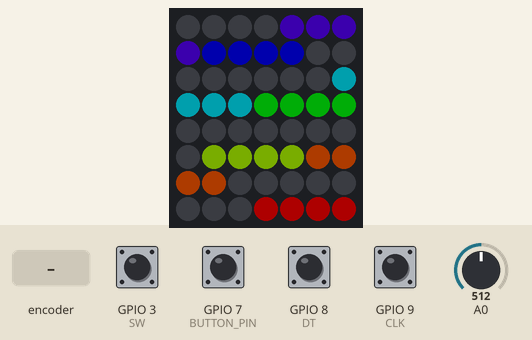
This sketch was run on a simulated ESP8266 (NodeMCU). On the bench: 7×8 RGB LED matrix (first LED top left, wired row by row). Inputs (shaded band) come from the test bench; at power-on: GPIO 3 (SW), GPIO 7 (BUTTON_PIN), GPIO 8 (DT), GPIO 9 (CLK) HIGH, A0 = 512. Dim RGB values are drawn brighter than linear.

Above: at 1.2 s.
1.3 s: A0 set to 895
At 2.3 s:
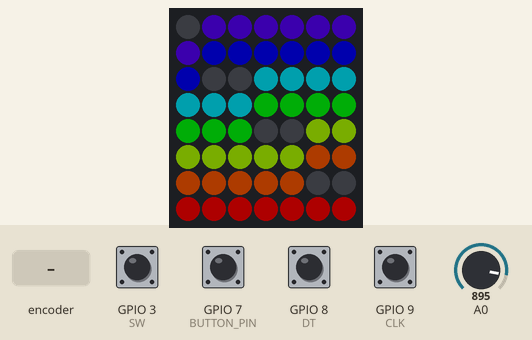
2.8 s: A0 set to 923
At 3.3 s:
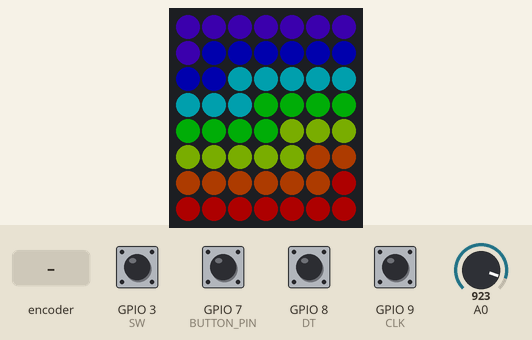
4.3 s: GPIO 7 (BUTTON_PIN) pulled LOW for 0.15 s
At 5.5 s:
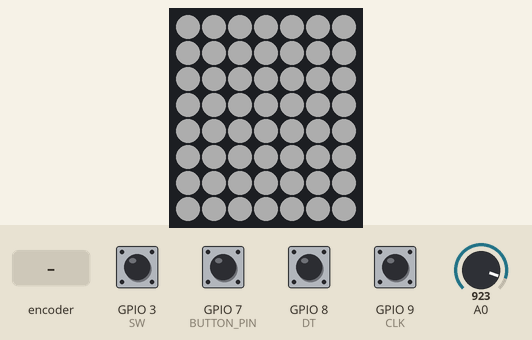
5.9 s: GPIO 7 (BUTTON_PIN) pulled LOW for 1 s
At 6.8 s:
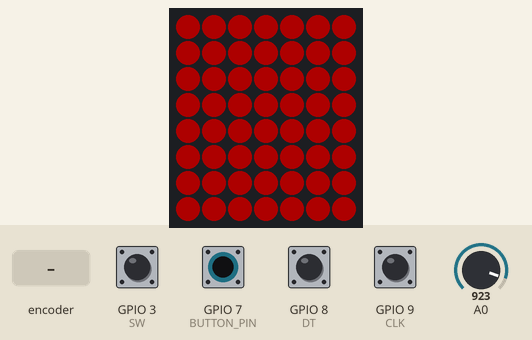
8.4 s: rotary encoder on GPIO 9 (CLK) / GPIO 8 (DT) turned 3 steps (first pin leading)
10.5 s: rotary encoder on GPIO 9 (CLK) / GPIO 8 (DT) turned 3 steps (first pin leading)
At 12.3 s:
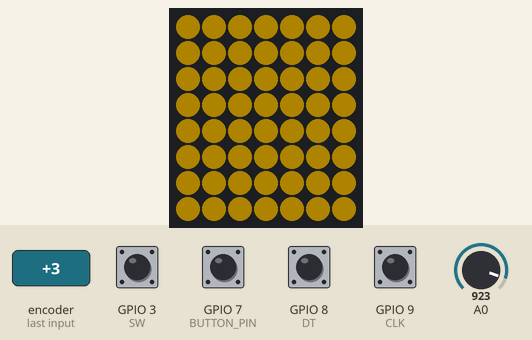
Timing chart, 0 to 13.6 s (numbered marks = the images above; inputs shaded):
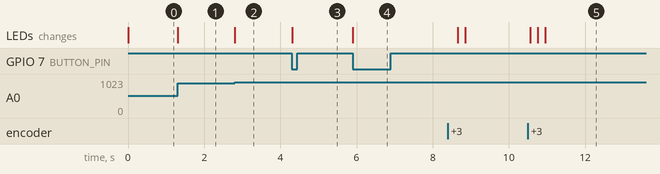

The sketch:

spectrumAnalyser_V3.ino
```cpp
// (Heavily) adapted from https://github.com/G6EJD/ESP32-8266-Audio-Spectrum-Display/blob/master/ESP32_Spectrum_Display_02.ino
// Adjusted to allow brightness changes on press+hold, Auto-cycle for 3 button presses within 2 seconds
// Edited to add Neomatrix support for easier compatibility with different layouts.


//-----------LED-STRip-------
#include "FastLED.h"
#include <Adafruit_NeoPixel.h>
#ifdef __AVR__
 #include <avr/power.h> // Required for 16 MHz Adafruit Trinket
#endif
#define LED_PIN    6
#define LED_COUNT  56
Adafruit_NeoPixel strip(LED_COUNT, LED_PIN, NEO_GRBW + NEO_KHZ800);

//-------RENDER----------
float sensitivity = 1;//{ 2.1, 1.9, 1.7, 1.3, 1.2, 1.1, 1, 1.1};
uint32_t colorPerBand[] = {strip.Color(171, 0, 255), strip.Color(0,34,255), strip.Color(0,247,255), strip.Color(0,255,77),
                           strip.Color(222,255,0), strip.Color(255,171,0), strip.Color(255,26,0), strip.Color(255,0,137)} ;
#define AMPLITUDE       150  //250 //1000        // Depending on your audio source level, you may need to alter this value. Can be used as a 'sensitivity' control.
#define NUM_BANDS       7           // To change this, you will need to change the bunch of if statements describing the mapping from bins to bands

const uint8_t kMatrixWidth = 7;                          // Matrix width
const uint8_t kMatrixHeight = 8;
#define TOP  9 //            (kMatrixHeight - 0)   // Matrix height
// Sampling and FFT stuff
byte peak[] = {0,0,0,0,0,0,0,0,0,0,0,0,0,0,0,0};              // The length of these arrays must be >= NUM_BANDS
int oldBarHeights[] = {0,0,0,0,0,0,0,0,0,0,0,0,0,0,0,0};
int bandValues[] = {0,0,0,0,0,0,0,0,0,0,0,0,0,0,0,0};

//-------BUTTON-------------
#define BUTTON_PIN   7
bool buttonPressed_thisLoop = false;
bool lastButtonState = false;

//--------MSGEQ7-----------------
int analogPin = 0; // read from multiplexer using analog input 0
int strobePin = 4; // strobe is attached to digital pin 4              WAS INITIALLY 2
int resetPin = 2; // reset is attached to digital pin 3
int spectrumValue[7]; // to hold a2d values

//-----------Rotary-Encoder-----
#define CLK 9
#define DT 8
#define SW 3
int currentStateCLK;
int lastStateCLK;
int RotaryPosChange = 0;
bool Rotary_button_Pressed = false;

//---------STATE_LOGIC-------
int curState = 0;
#define lastState  2
#define analyser_state  0

#define naturalLigh_state 1
double whitePercent = 0;
//todo: refactor to enum

#define solidColor_state 2
int hue = 0;
#define maxHue 65535

//-------------debug-------------
String output = "";
String outpIntensStr;


void setup() {
//-----Debug-----
  //Serial.begin(9600);

//-----LED-STRIP---------

  strip.begin();           // INITIALIZE NeoPixel strip object (REQUIRED)
  strip.show();            // Turn OFF all pixels ASAP
  strip.setBrightness(50); // Set BRIGHTNESS to about 1/5 (max = 255) //100
//-----MSGEQ7-------------
  pinMode(analogPin, INPUT); //MSGEQ7 shit
  pinMode(strobePin, OUTPUT);
  pinMode(resetPin, OUTPUT);
  analogReference(DEFAULT );
  digitalWrite(resetPin, LOW);
  digitalWrite(strobePin, HIGH);
//-----Button------------
  pinMode(BUTTON_PIN, INPUT);
  digitalWrite(BUTTON_PIN, HIGH);
//-----Rotary-Encoder-----
  pinMode(CLK, INPUT);   // Set encoder pins as inputs
  pinMode(DT, INPUT);
  pinMode(SW, INPUT_PULLUP);
  lastStateCLK = digitalRead(CLK);  // Read the initial state of CLK
}


bool buttonPressedThisFrame(){
  bool result = false;
  if(digitalRead(BUTTON_PIN) == LOW and lastButtonState == false){
    result = true;
  }

  lastButtonState = (digitalRead(BUTTON_PIN) == LOW);
  return result;
  }

void getRotaryChanges(){
  currentStateCLK = digitalRead(CLK);  // Read the current state of CLK
  if (currentStateCLK != lastStateCLK  && currentStateCLK == 1) {
    if (digitalRead(DT) != currentStateCLK) {
      RotaryPosChange = 1;;
    } else {
      RotaryPosChange = -1;;
    }
  }
  else{ RotaryPosChange = 0;}
  lastStateCLK = currentStateCLK;

  Rotary_button_Pressed = (digitalRead(SW) == LOW);
  delay(1);
  }


void loop() {
  buttonPressed_thisLoop = buttonPressedThisFrame();
  getRotaryChanges();

  if (buttonPressed_thisLoop){
      curState ++;
      if (curState > lastState)curState = 0;
  }

  if (RotaryPosChange != 0){
    if (Rotary_button_Pressed == true){changeBrightness(RotaryPosChange);}
    else{
      optionsChange(RotaryPosChange);
      }
    }

   renderState();
}

void changeBrightness(int change){
  uint8_t brightness = strip.getBrightness();
  int brightness_change = int( change * 10);
  brightness += brightness_change;
  if (brightness < 10) brightness = 10;
  if (brightness > 100) brightness = 100;
  strip.setBrightness(brightness);
  }

void optionsChange(int change){
  switch(curState){
    case analyser_state:
      changeSensitivity(change);
    break;

    case naturalLigh_state:
      changeNatural(change);
    break;

    case solidColor_state:
      changeHue(change);
    break;
    }
  }

void changeSensitivity(int change){
  sensitivity += change * 0.1;
  if (sensitivity < 0.1) sensitivity = 0.1;
  if (sensitivity > 20) sensitivity = 20;
  }

void changeNatural(int change){
  whitePercent += change * 0.05;
  if (whitePercent < 0) whitePercent = 0;
  if (whitePercent > 1) whitePercent = 1;

  }

void changeHue(int change) {
  hue += change * maxHue/40;
  if (hue < 0) hue = maxHue + hue;
  if (hue > maxHue) hue = hue - maxHue;
  }

void renderState(){
  switch(curState){
    case analyser_state:
      renderSpectrum();
    break;

    case naturalLigh_state:
      renderNatural();
    break;

    case solidColor_state:
      renderColor();
    break;
    }
  }

void renderColor(){
  strip.fill(strip.gamma32(strip.ColorHSV(hue)));
  strip.show();
  }

void renderNatural(){
  int r = int (255 * whitePercent);
  int g = int (255 * whitePercent);
  int b = int (255 * whitePercent);
  int w = 255;
  strip.fill(strip.gamma32(strip.Color(r,g,b,w)));
  strip.show();
  }

void renderSpectrum(){
  // Reset bandValues[]
  for (int i = 0; i<NUM_BANDS; i++){
    bandValues[i] = 0;
  }
  strip.clear();
  output = String();

  digitalWrite(resetPin, HIGH);
  digitalWrite(resetPin, LOW);

  for (int i = 0; i < 7; i++)
  {
   digitalWrite(strobePin, LOW);
   delayMicroseconds(35); // to allow the output to settle
   spectrumValue[i] = analogRead(analogPin);

   digitalWrite(strobePin, HIGH);
  }


  // Process the data into bar heights
  //output = "";  //Debug
  for (byte band = 0; band < NUM_BANDS; band++) {

    // Scale the bars for the display
    int barHeight = (int) spectrumValue[band] * 9 * sensitivity;
    barHeight = (int) barHeight/ 1021;//AMPLITUDE
    if (barHeight > TOP) barHeight = TOP;

    // Small amount of averaging between frames
    barHeight = ((oldBarHeights[band] * 1) + barHeight) / 2;

    // Move peak up
    if (barHeight > peak[band]) {
      peak[band] = min(TOP, barHeight);
    }
      for(int i = 0; i < 8 ; i++) {
        int pos = i + (8 * band);
        if(i <= barHeight){
          if(band % 2 == 0)
            pos = i + (8 * (band+1)) - (i * 2) - 1;
          uint32_t color = colorPerBand[band];
          strip.setPixelColor(pos, strip.gamma32(color));
      }
      }

    /*
      outpIntensStr = "";  // Debug
      for(int y = 0 ; y < barHeight ; y++){  //debug
        outpIntensStr += "#";                 //debug
      }
      output += toConstantLength(outpIntensStr, 8) + ".  ";  */ //debug

  // Save oldBarHeights for averaging later
  oldBarHeights[band] = barHeight;
  }
  //Serial.print( output + "\n");               //debug
  strip.show();
 }

String toConstantLength(String in, int goalLen){
  if (in.length()>= goalLen ) return in;
  while (in.length() < goalLen){
    in += " ";
  }
  return in;
}
```

Measured:
- the behaviour switches between 907 and 908 on A0 (found by bisection; images 1 and 2)
- after the input at 1.3 s, the LEDs: first change at once (image 1 shows a later state)
- after the input at 2.8 s, the LEDs: first change at once (image 2 shows a later state)
- after the input at 4.3 s, the LEDs: change at once (image 3)
- after the input at 5.9 s, the LEDs: change at once (image 4)
- after the input at 10.5 s, the LEDs: first change after 0.05 s (image 5 shows a later state)
